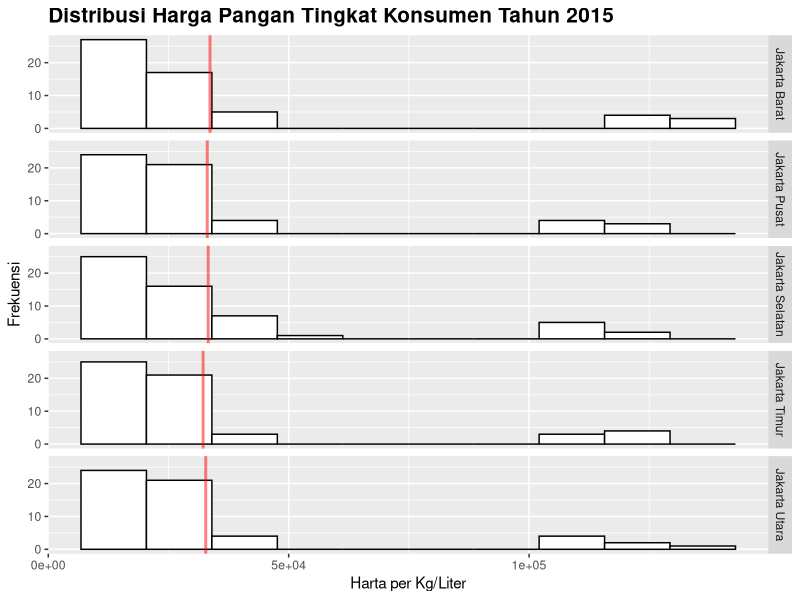

Generate this figure with R:
## dc23_data_harga_komoditas
## R13_PANGAN_harga_pangan_tingkat_konsumen_maret_2015.csv
## R13_PANGAN_harga_pangan_tingkat_konsumen_april_2015.csv
## R13_PANGAN_harga_pangan_tingkat_konsumen_mei_2015.csv
## R13_PANGAN_harga_pangan_tingkat_konsumen_juni_2015.csv
## R13_PANGAN_harga_pangan_tingkat_konsumen_juli_2015.csv
## R13_PANGAN_harga_pangan_tingkat_konsumen_agustus_2015.csv
## R13_PANGAN_harga_pangan_tingkat_konsumen_september_2015.csv

getwd()
setwd('~/Workspaces/r-ta-analysys')
rm(list=ls())
library(ggplot2)
library(dplyr)

# load data.frame
df3 <- read.csv(file.path('rawdata/dc23_data_harga_komoditas/R13_PANGAN_harga_pangan_tingkat_konsumen_maret_2015.csv'),
                stringsAsFactors = FALSE)
df3$Bulan <- as.Date('2015/3/1')
  
df4 <- read.csv(file.path('rawdata/dc23_data_harga_komoditas/R13_PANGAN_harga_pangan_tingkat_konsumen_april_2015.csv'),
                stringsAsFactors = FALSE)
df4$Bulan <- as.Date('2015/4/1')

df5 <- read.csv(file.path('rawdata/dc23_data_harga_komoditas/R13_PANGAN_harga_pangan_tingkat_konsumen_mei_2015.csv'),
                stringsAsFactors = FALSE)
df5$Bulan <- as.Date('2015/5/1')

df6 <- read.csv(file.path('rawdata/dc23_data_harga_komoditas/R13_PANGAN_harga_pangan_tingkat_konsumen_juni_2015.csv'),
                stringsAsFactors = FALSE)
df6$Bulan <- as.Date('2015/6/1')

df7 <- read.csv(file.path('rawdata/dc23_data_harga_komoditas/R13_PANGAN_harga_pangan_tingkat_konsumen_juli_2015.csv'),
                stringsAsFactors = FALSE)
df7$Bulan <- as.Date('2015/7/1')

df8 <- read.csv(file.path('rawdata/dc23_data_harga_komoditas/R13_PANGAN_harga_pangan_tingkat_konsumen_agustus_2015.csv'),
                stringsAsFactors = FALSE)
df8$Bulan <- as.Date('2015/8/1')

df9 <- read.csv(file.path('rawdata/dc23_data_harga_komoditas/R13_PANGAN_harga_pangan_tingkat_konsumen_september_2015.csv'),
                stringsAsFactors = FALSE)
df9$Bulan <- as.Date('2015/9/1')

## bind data
df <- rbind(df3,df4,df5,df6,df7,df8,df9)

## clean data
df$wilayah <- as.factor(df$wilayah)
df$komoditi <- as.factor(df$komoditi)
df$satuan <- as.factor(df$satuan)
df$harga_per_satuan <- as.numeric(df$harga_per_satuan)

names(df) <- c('Wilayah','Komoditi','Harga','Satuan','Tanggal')

## Data Visualization
df$Bulan <- as.factor(paste0(format(df$Tanggal,'%m')))

## Distribution
data_vlines <- data.frame(Wilayah=levels(df$Wilayah),
                         Harga=c(mean(filter(df, Wilayah == 'Jakarta Barat')$Harga),
                                 mean(filter(df, Wilayah == 'Jakarta Pusat')$Harga),
                                 mean(filter(df, Wilayah == 'Jakarta Selatan')$Harga),
                                 mean(filter(df, Wilayah == 'Jakarta Timur')$Harga),
                                 mean(filter(df, Wilayah == 'Jakarta Utara')$Harga)))

hist_ <- ggplot(df, aes(x=Harga)) +
  geom_histogram(bins=nclass.Sturges(df$Harga),
                 color='black',
                 fill='white') +
  ggtitle('Distribusi Harga Pangan Tingkat Konsumen Tahun 2015') +
  theme(plot.title=element_text(face='bold', size=15)) +
  labs(x='Harta per Kg/Liter',
       y='Frekuensi') +
  geom_vline(data=data_vlines,
             aes(xintercept=Harga),
             color='red',
             size=1,
             alpha=.5) +
  facet_grid(Wilayah ~ .)
hist_

# Line chart
